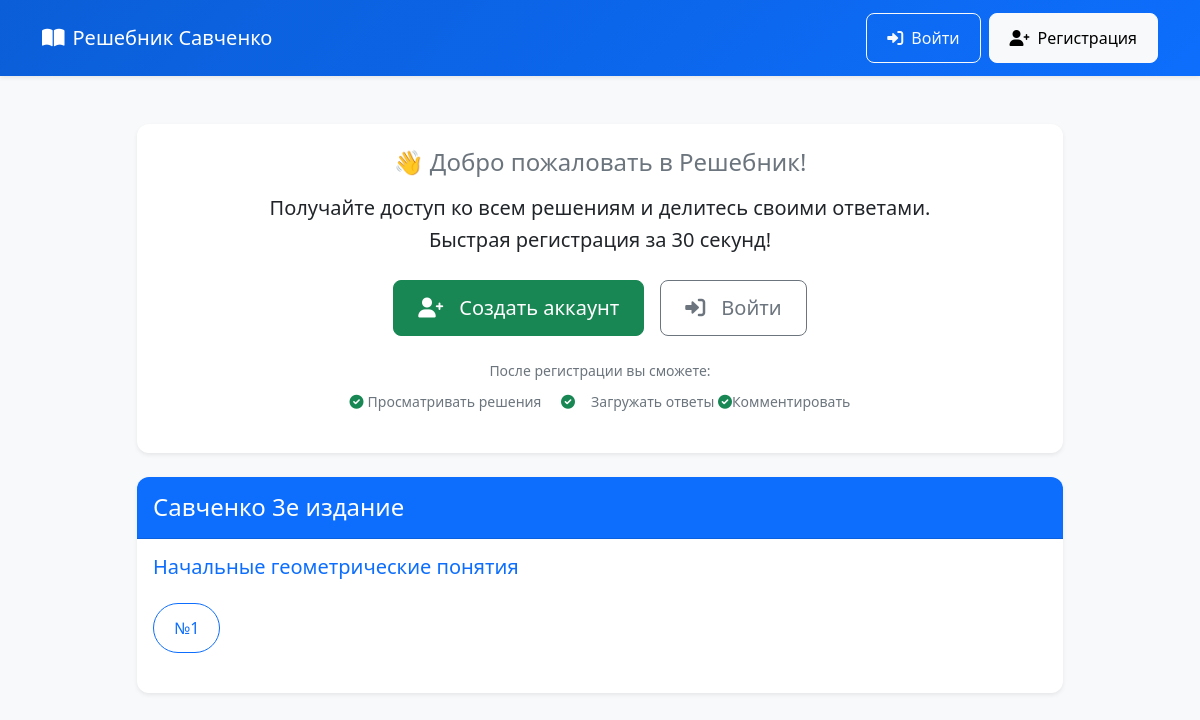
Before: / with the older database file.
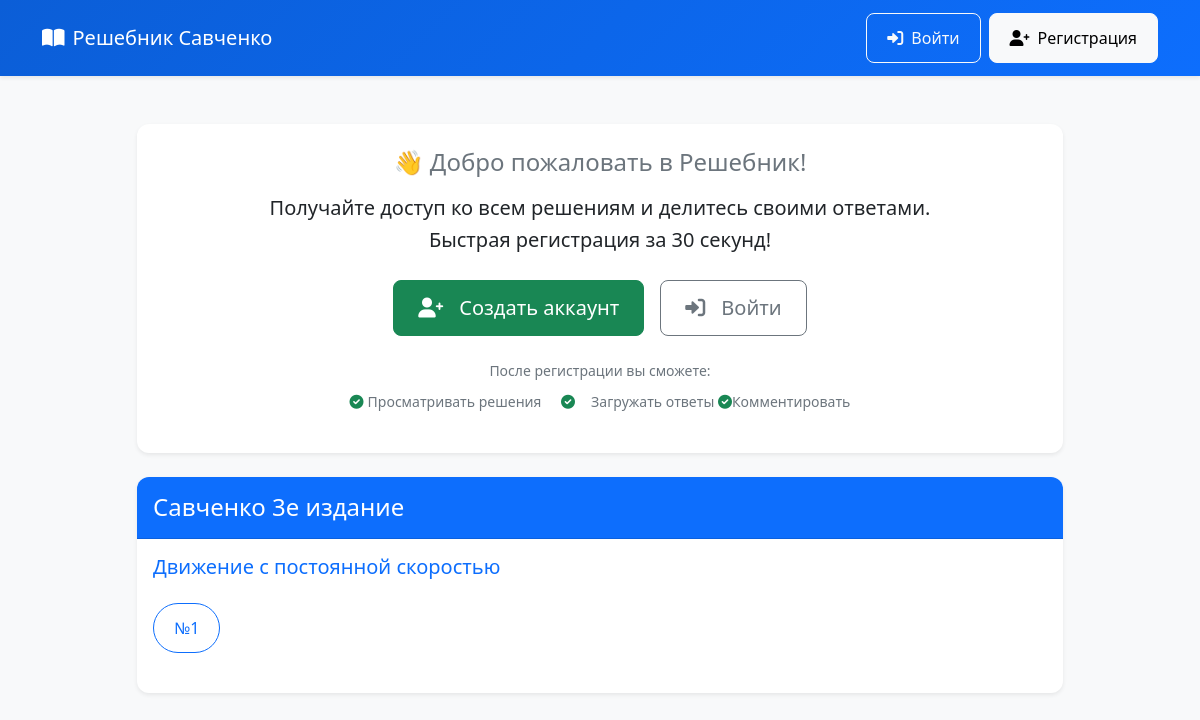
After: the same page with the newer database file.
### database.py (models this page shows)
class Problem(Base):
    __tablename__ = "problems"
    id = Column(Integer, primary_key=True)
    grade = Column(String(10), nullable=False)
    chapter = Column(String(100), nullable=False)
    number = Column(String(20), nullable=False)
    solutions = relationship("Solution", back_populates="problem")

### main.py (the view)
@app.get("/", response_class=HTMLResponse)
async def index(request: Request, db: DBSession = Depends(get_db)):
    user = await get_current_user(request, db)
    problems = db.query(Problem).order_by(Problem.grade, Problem.chapter, Problem.number).all()
    problem_map = {}
    for p in problems:
        if p.grade not in problem_map:
            problem_map[p.grade] = {}
        if p.chapter not in problem_map[p.grade]:
            problem_map[p.grade][p.chapter] = []
        problem_map[p.grade][p.chapter].append(p.number)
    return templates.TemplateResponse("index.html", {
        "request": request,
        "problems": problem_map,
        "user": user
    })

### templates/index.html (shortened to what this page needs)
{% extends "base.html" %}
{% block content %}
<div class="row">
    <div class="col-lg-10 mx-auto">
        {% if not user %}
        <div class="card shadow-sm mb-4 welcome-card">
            <div class="card-body text-center py-4">
                <h4 class="text-muted mb-3">👋 Добро пожаловать в Решебник!</h4>
                <p class="lead mb-4">
                    Получайте доступ ко всем решениям и делитесь своими ответами.<br>
                    Быстрая регистрация за 30 секунд!
                </p>
                <div class="d-flex justify-content-center gap-3 flex-wrap">
                    <a href="/register" class="btn btn-success btn-lg px-4">
                        <i class="fas fa-user-plus me-2"></i>Создать аккаунт
                    </a>
                    <a href="/login" class="btn btn-outline-secondary btn-lg px-4">
                        <i class="fas fa-sign-in-alt me-2"></i>Войти
                    </a>
                </div>
                <p class="text-muted mt-4 small">
                    После регистрации вы сможете:
                    <span class="d-block mt-2">
                        <i class="fas fa-check-circle text-success me-1"></i>Просматривать решения
                        <i class="fas fa-check-circle text-success mx-3"></i>Загружать ответы
                        <i class="fas fa-check-circle text-success"></i>Комментировать
                    </span>
                </p>
            </div>
        </div>
        {% endif %}
        {% if problems %}
            {% for grade, chapters in problems.items() %}
            <div class="card shadow-sm mb-4">
                <div class="card-header bg-primary text-white d-flex justify-content-between align-items-center py-3">
                    <h4 class="mb-0">{{ grade }} </h4>
                </div>
                <div class="card-body">
                    {% for chapter, numbers in chapters.items() %}
                    <div class="mb-4">
                        <div class="d-flex justify-content-between align-items-center mb-3">
                            <h5 class="text-primary">{{ chapter }}</h5>
                        </div>
                        <div class="d-flex flex-wrap gap-2">
                            {% for number in numbers|sort %}
                            <a href="/problem/{{ grade }}-{{ chapter|replace(' ', '_') }}-{{ number }}"
                               class="btn btn-outline-primary rounded-pill">
                                №{{ number }}
                            </a>
                            {% endfor %}
                        </div>
                    </div>
                    {% endfor %}
                </div>
            </div>
            {% endfor %}
        {% endif %}
    </div>
</div>
{% endblock %}

### templates/base.html (shortened to what this page needs)
<!DOCTYPE html>
<html lang="ru">
<head>
    <link href="https://cdn.jsdelivr.net/npm/bootstrap@5.1.3/dist/css/bootstrap.min.css" rel="stylesheet">
    <link rel="stylesheet" href="/static/css/style.css">
    <link rel="stylesheet" href="https://cdnjs.cloudflare.com/ajax/libs/font-awesome/6.0.0/css/all.min.css">
</head>
<body>
    <nav class="navbar navbar-expand-lg navbar-dark bg-primary shadow-sm">
        <div class="container">
            <a class="navbar-brand" href="/">
                <i class="fas fa-book-open me-2"></i>Решебник Савченко
            </a>
            <div class="navbar-nav ms-auto">
                {% if user %}
                <div class="d-flex align-items-center gap-3">
                    <span class="navbar-text">@{{ user.username }}</span>
                    <a href="/logout" class="btn btn-outline-light">
                        <i class="fas fa-sign-out-alt"></i>
                    </a>
                </div>
                {% else %}
                <div class="d-flex gap-2">
                    <a href="/login" class="btn btn-outline-light">
                        <i class="fas fa-sign-in-alt"></i> Войти
                    </a>
                    <a href="/register" class="btn btn-light">
                        <i class="fas fa-user-plus"></i> Регистрация
                    </a>
                </div>
                {% endif %}
            </div>
        </div>
    </nav>
    <main class="container my-5">
        {% block content %}{% endblock %}
    </main>
</body>
</html>

### static/css/style.css (style rules this page uses)
:root { --primary-color: #0d6efd; --secondary-color: #6c757d; --success-color: #198754; --danger-color: #dc3545; --light-color: #f8f9fa; --dark-color: #212529; }
body { background-color: var(--light-color); font-family: 'Segoe UI', system-ui, -apple-system, sans-serif; line-height: 1.6; color: var(--dark-color); }
.navbar { box-shadow: 0 2px 10px rgba(0,0,0,0.1); padding: 0.8rem 1rem; background: linear-gradient(135deg, #0b5ed7, #0d6efd); }
.card { border: none; border-radius: 12px; overflow: hidden; transition: transform 0.3s ease, box-shadow 0.3s ease; }
.btn { border-radius: 8px; padding: 0.75rem 1.25rem; transition: all 0.2s ease; display: inline-flex; align-items: center; gap: 0.5rem; }

Changed rows visible on the page:
changed Problem "Савченко 3е издание": chapter "Начальные геометрические понятия" → "Движение с постоянной скоростью"
